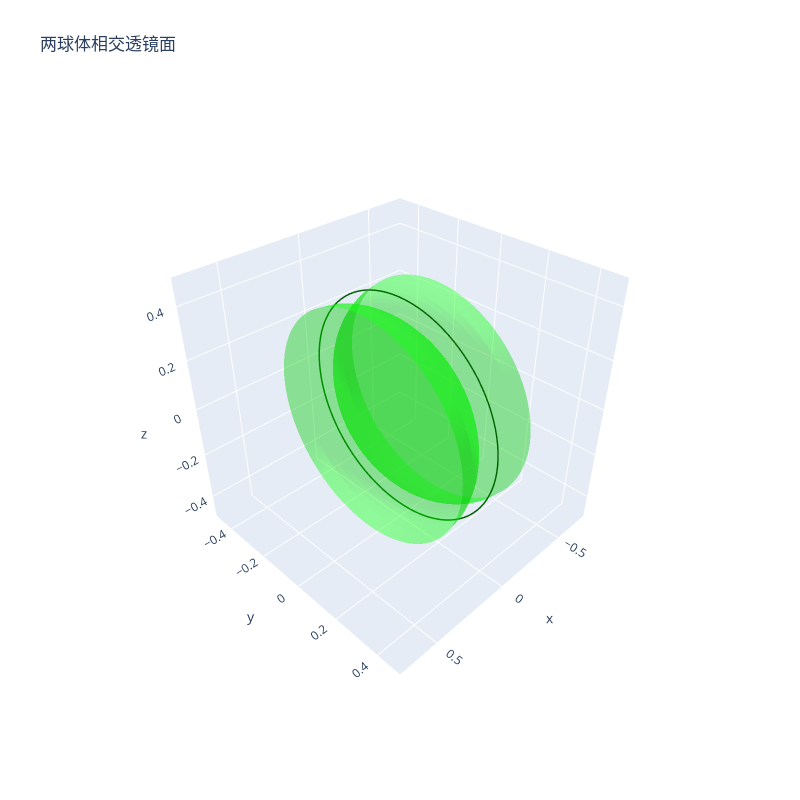

Here is the notebook cell this chart was saved with:
### Code cell
import plotly.graph_objects as go
import numpy as np

def plot_lens_intersection(R=0.5, d=0.5, transparency=0.4):
    """绘制两球面相交形成的透镜状曲面
    
    Args:
        R: 球体半径
        d: 球心距离 
        transparency: 曲面透明度
    """
    
    def get_lens_surface(n_theta=100, n_r=50):
        # 计算相交圆参数
        r_max = np.sqrt(R**2 - (d/2)**2)  # 相交圆半径
        
        # 使用圆柱坐标系生成网格点
        theta = np.linspace(0, 2*np.pi, n_theta)
        r = np.linspace(0, r_max, n_r)  
        R_grid, THETA = np.meshgrid(r, theta)
        
        # 交线圆所在平面上的点(x=0平面)
        X = np.zeros_like(R_grid)
        Y = R_grid * np.cos(THETA)
        Z = R_grid * np.sin(THETA)
        
        # 计算两个球面对应的点
        phi1 = np.arccos(np.sqrt((X+d/2)**2 + Y**2 + Z**2)/R)
        X1 = -d/2 + R * np.sin(phi1)
        Y1 = Y
        Z1 = Z
        
        phi2 = np.arccos(np.sqrt((X-d/2)**2 + Y**2 + Z**2)/R)
        X2 = d/2 - R * np.sin(phi2)
        Y2 = Y
        Z2 = Z
        
        return X1, Y1, Z1, X2, Y2, Z2

    # 生成曲面
    X1, Y1, Z1, X2, Y2, Z2 = get_lens_surface()
    
    # 创建图形
    fig = go.Figure()
    
    # 添加两个球面片
    for X, Y, Z in [(X1,Y1,Z1), (X2,Y2,Z2)]:
        fig.add_trace(go.Surface(
            x=X, y=Y, z=Z,
            colorscale=[[0, "lime"], [1, "lime"]],
            opacity=transparency,
            showscale=False
        ))
    
    # 添加交线圆
    t = np.linspace(0, 2*np.pi, 100)
    r_intersection = np.sqrt(R**2 - (d/2)**2)
    fig.add_trace(go.Scatter3d(
        x=np.zeros_like(t),
        y=r_intersection * np.cos(t),
        z=r_intersection * np.sin(t),
        mode="lines",
        line=dict(color="darkgreen", width=3),
        name="交线"
    ))
    
    # 设置布局
    fig.update_layout(
        scene=dict(
            xaxis=dict(range=[-R-d/2, R+d/2]),
            yaxis=dict(range=[-R, R]),
            zaxis=dict(range=[-R, R]),
            aspectmode="cube",
            camera=dict(eye=dict(x=1.5, y=1.5, z=1.5))
        ),
        width=800,
        height=800,
        title="两球体相交透镜面"
    )
    
    return fig

# 调用绘图函数
fig = plot_lens_intersection()
fig.show()

### Figure 1 — Plotly figure (JSON) as saved in the notebook; plotly's stock layout.template omitted (floating-point values rounded to 4 significant figures; data arrays with more than 128 entries replaced by an {"elided": "..."} marker saying what was removed)
{"data": [{"colorscale": [[0, "lime"], [1, "lime"]], "opacity": 0.4, "showscale": false, "type": "surface", "x": {"elided": "100x50 float values"}, "y": {"elided": "100x50 float values"}, "z": {"elided": "100x50 float values"}}, {"colorscale": [[0, "lime"], [1, "lime"]], "opacity": 0.4, "showscale": false, "type": "surface", "x": {"elided": "100x50 float values"}, "y": {"elided": "100x50 float values"}, "z": {"elided": "100x50 float values"}}, {"line": {"color": "darkgreen", "width": 3}, "mode": "lines", "name": "交线", "type": "scatter3d", "x": [0.0, 0.0, 0.0, 0.0, 0.0, 0.0, 0.0, 0.0, 0.0, 0.0, 0.0, 0.0, 0.0, 0.0, 0.0, 0.0, 0.0, 0.0, 0.0, 0.0, 0.0, 0.0, 0.0, 0.0, 0.0, 0.0, 0.0, 0.0, 0.0, 0.0, 0.0, 0.0, 0.0, 0.0, 0.0, 0.0, 0.0, 0.0, 0.0, 0.0, 0.0, 0.0, 0.0, 0.0, 0.0, 0.0, 0.0, 0.0, 0.0, 0.0, 0.0, 0.0, 0.0, 0.0, 0.0, 0.0, 0.0, 0.0, 0.0, 0.0, 0.0, 0.0, 0.0, 0.0, 0.0, 0.0, 0.0, 0.0, 0.0, 0.0, 0.0, 0.0, 0.0, 0.0, 0.0, 0.0, 0.0, 0.0, 0.0, 0.0, 0.0, 0.0, 0.0, 0.0, 0.0, 0.0, 0.0, 0.0, 0.0, 0.0, 0.0, 0.0, 0.0, 0.0, 0.0, 0.0, 0.0, 0.0, 0.0, 0.0], "y": [0.433, 0.4321, 0.4295, 0.4252, 0.4191, 0.4114, 0.402, 0.391, 0.3784, 0.3643, 0.3487, 0.3317, 0.3134, 0.2938, 0.273, 0.2512, 0.2283, 0.2045, 0.1799, 0.1545, 0.1286, 0.1021, 0.07519, 0.04799, 0.0206, -0.00687, -0.03432, -0.06162, -0.08868, -0.1154, -0.1416, -0.1673, -0.1923, -0.2165, -0.2399, -0.2622, -0.2836, -0.3037, -0.3227, -0.3404, -0.3567, -0.3715, -0.3849, -0.3967, -0.4069, -0.4155, -0.4224, -0.4276, -0.4311, -0.4328, -0.4328, -0.4311, -0.4276, -0.4224, -0.4155, -0.4069, -0.3967, -0.3849, -0.3715, -0.3567, -0.3404, -0.3227, -0.3037, -0.2836, -0.2622, -0.2399, -0.2165, -0.1923, -0.1673, -0.1416, -0.1154, -0.08868, -0.06162, -0.03432, -0.00687, 0.0206, 0.04799, 0.07519, 0.1021, 0.1286, 0.1545, 0.1799, 0.2045, 0.2283, 0.2512, 0.273, 0.2938, 0.3134, 0.3317, 0.3487, 0.3643, 0.3784, 0.391, 0.402, 0.4114, 0.4191, 0.4252, 0.4295, 0.4321, 0.433], "z": [0.0, 0.02746, 0.05482, 0.08195, 0.1088, 0.1351, 0.1609, 0.1861, 0.2105, 0.2341, 0.2567, 0.2783, 0.2988, 0.3181, 0.3361, 0.3527, 0.3679, 0.3817, 0.3939, 0.4045, 0.4135, 0.4208, 0.4264, 0.4303, 0.4325, 0.433, 0.4317, 0.4286, 0.4238, 0.4174, 0.4092, 0.3994, 0.388, 0.375, 0.3605, 0.3446, 0.3272, 0.3086, 0.2887, 0.2677, 0.2455, 0.2224, 0.1984, 0.1736, 0.1481, 0.122, 0.0954, 0.06842, 0.04116, 0.01374, -0.01374, -0.04116, -0.06842, -0.0954, -0.122, -0.1481, -0.1736, -0.1984, -0.2224, -0.2455, -0.2677, -0.2887, -0.3086, -0.3272, -0.3446, -0.3605, -0.375, -0.388, -0.3994, -0.4092, -0.4174, -0.4238, -0.4286, -0.4317, -0.433, -0.4325, -0.4303, -0.4264, -0.4208, -0.4135, -0.4045, -0.3939, -0.3817, -0.3679, -0.3527, -0.3361, -0.3181, -0.2988, -0.2783, -0.2567, -0.2341, -0.2105, -0.1861, -0.1609, -0.1351, -0.1088, -0.08195, -0.05482, -0.02746, -1.061e-16]}], "layout": {"height": 800, "scene": {"aspectmode": "cube", "camera": {"eye": {"x": 1.5, "y": 1.5, "z": 1.5}}, "xaxis": {"range": [-0.75, 0.75]}, "yaxis": {"range": [-0.5, 0.5]}, "zaxis": {"range": [-0.5, 0.5]}}, "title": {"text": "两球体相交透镜面"}, "width": 800}}
